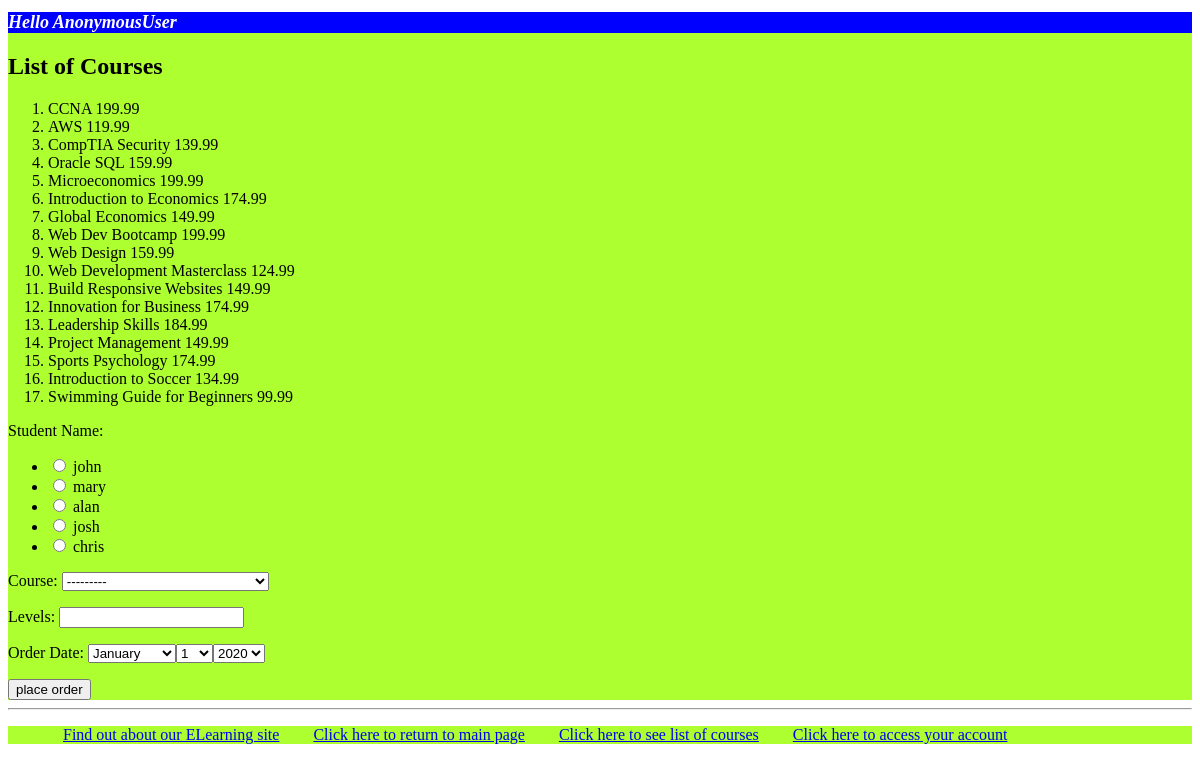
The app's page /myapp/place_order/ with its own data.
### myapp/models.py (models this page shows, shortened)
class Course(models.Model):
    topic = models.ForeignKey(Topic, related_name='courses', on_delete=models.CASCADE)
    name = models.CharField(max_length=200)
    price = models.DecimalField(max_digits=10, decimal_places=2)
    for_everyone = models.BooleanField(default=True)
    description = models.TextField(max_length=300, null=True, blank=True)
    interested = models.PositiveIntegerField(default=0)
    stages = models.PositiveIntegerField(default=3)
    def __str__(self):
        return self.name

### myapp/views.py (the view)
# urls.py: path(r'place_order/', views.place_order, name='place order'),
def place_order(request):
    msg = ''
    discount = 0
    courlist = Course.objects.all()
    if request.method == 'POST':
        form = OrderForm(request.POST)
        if form.is_valid():
            order = form.save(commit=False)
            if order.levels <= order.course.stages:
                order.save()
                msg = 'Your course has been ordered successfully.'
                if order.course.price > 150:
                    discount = order.course.discount()
            else:
                msg = 'You exceeded the number of levels for this course.'
            return render(request, 'myapp/order_response.html', {'msg': msg, 'discount':discount})
    else:
        form = OrderForm()
    return render(request, 'myapp/placeorder.html', {'form': form, 'msg': msg, 'courlist': courlist})

### myapp/forms.py
class OrderForm(forms.ModelForm):
    class Meta:
        model = Order
        fields = ['student', 'course', 'levels', 'order_date']
        widgets = {
            'student': forms.RadioSelect(attrs={'class': 'radio'}),
            'order_date': forms.SelectDateWidget(attrs={'class':'years=date.today()'})
        }
        labels = {
            'student': 'Student Name',
            'order_date': 'Order Date'
        }

### myapp/models.py (called while the page is built)
    def __str__(self):
        return self.username

### myapp/templates/myapp/placeorder.html (shortened to what this page needs)
{% extends 'myapp/base.html' %}
{% block body_block %}
       {% if courlist %}
        <h2>List of Courses</h2>
            <ol>
            {% for course in courlist %}
            <li> {{ course.name}}{{ '   ' }}{{ course.price }}</li>
            {% endfor %}
            </ol>
           <form action="/myapp/place_order/" method="post">
                {{ form.as_p }}
                <input type="submit" value="place order" />
            </form>
    {% else %}
         <strong>There are no available courses!</strong>
    {% endif %}
{% endblock %}

### records on screen
Course: name "CCNA", price "199.99"
Course: name "AWS", price "119.99"
Course: name "CompTIA Security", price "139.99"
Course: name "Oracle SQL", price "159.99"
Course: name "Microeconomics", price "199.99"
Course: name "Introduction to Economics", price "174.99"
Course: name "Global Economics", price "149.99"
Course: name "Web Dev Bootcamp", price "199.99"
Course: name "Web Design", price "159.99"
Course: name "Web Development Masterclass", price "124.99"
Course: name "Build Responsive Websites", price "149.99"
Course: name "Innovation for Business", price "174.99"
Course: name "Leadership Skills", price "184.99"
Course: name "Project Management", price "149.99"
Course: name "Sports Psychology", price "174.99"
Course: name "Introduction to Soccer", price "134.99"
Course: name "Swimming Guide for Beginners", price "99.99"

### other values on screen
{{ request.user }} "AnonymousUser"
